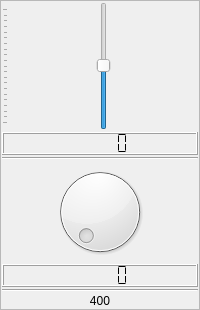
                     <widget class="QFrame" name="verticalFrame_13">
                      <property name="frameShape">
                       <enum>QFrame::StyledPanel</enum>
                      </property>
                      <layout class="QVBoxLayout" name="verticalLayout_11">
                       <property name="spacing">
                        <number>2</number>
                       </property>
                       <property name="leftMargin">
                        <number>1</number>
                       </property>
                       <property name="topMargin">
                        <number>1</number>
                       </property>
                       <property name="rightMargin">
                        <number>1</number>
                       </property>
                       <property name="bottomMargin">
                        <number>1</number>
                       </property>
                       <item>
                        <widget class="QSlider" name="eq_sld_11">
                         <property name="sizePolicy">
                          <sizepolicy hsizetype="Preferred" vsizetype="Expanding">
                           <horstretch>0</horstretch>
                           <verstretch>0</verstretch>
                          </sizepolicy>
                         </property>
                         <property name="minimumSize">
                          <size>
                           <width>0</width>
                           <height>128</height>
                          </size>
                         </property>
                         <property name="minimum">
                          <number>-300</number>
                         </property>
                         <property name="maximum">
                          <number>300</number>
                         </property>
                         <property name="singleStep">
                          <number>10</number>
                         </property>
                         <property name="value">
                          <number>1</number>
                         </property>
                         <property name="orientation">
                          <enum>Qt::Vertical</enum>
                         </property>
                         <property name="tickPosition">
                          <enum>QSlider::TicksAbove</enum>
                         </property>
                         <property name="tickInterval">
                          <number>30</number>
                         </property>
                        </widget>
                       </item>
                       <item>
                        <widget class="QLCDNumber" name="lcdNumber_82">
                         <property name="smallDecimalPoint">
                          <bool>true</bool>
                         </property>
                         <property name="segmentStyle">
                          <enum>QLCDNumber::Flat</enum>
                         </property>
                        </widget>
                       </item>
                       <item>
                        <widget class="Line" name="line_62">
                         <property name="orientation">
                          <enum>Qt::Horizontal</enum>
                         </property>
                        </widget>
                       </item>
                       <item>
                        <widget class="QDial" name="dial_11">
                         <property name="maximumSize">
                          <size>
                           <width>16777215</width>
                           <height>16777215</height>
                          </size>
                         </property>
                         <property name="minimum">
                          <number>1</number>
                         </property>
                         <property name="maximum">
                          <number>500</number>
                         </property>
                         <property name="singleStep">
                          <number>10</number>
                         </property>
                        </widget>
                       </item>
                       <item>
                        <widget class="QLCDNumber" name="lcdNumber_41">
                         <property name="smallDecimalPoint">
                          <bool>true</bool>
                         </property>
                         <property name="segmentStyle">
                          <enum>QLCDNumber::Flat</enum>
                         </property>
                        </widget>
                       </item>
                       <item>
                        <widget class="Line" name="line_11">
                         <property name="orientation">
                          <enum>Qt::Horizontal</enum>
                         </property>
                        </widget>
                       </item>
                       <item>
                        <widget class="QLabel" name="label_24">
                         <property name="text">
                          <string>400</string>
                         </property>
                         <property name="scaledContents">
                          <bool>true</bool>
                         </property>
                         <property name="alignment">
                          <set>Qt::AlignCenter</set>
                         </property>
                        </widget>
                       </item>
                      </layout>
                     </widget>
